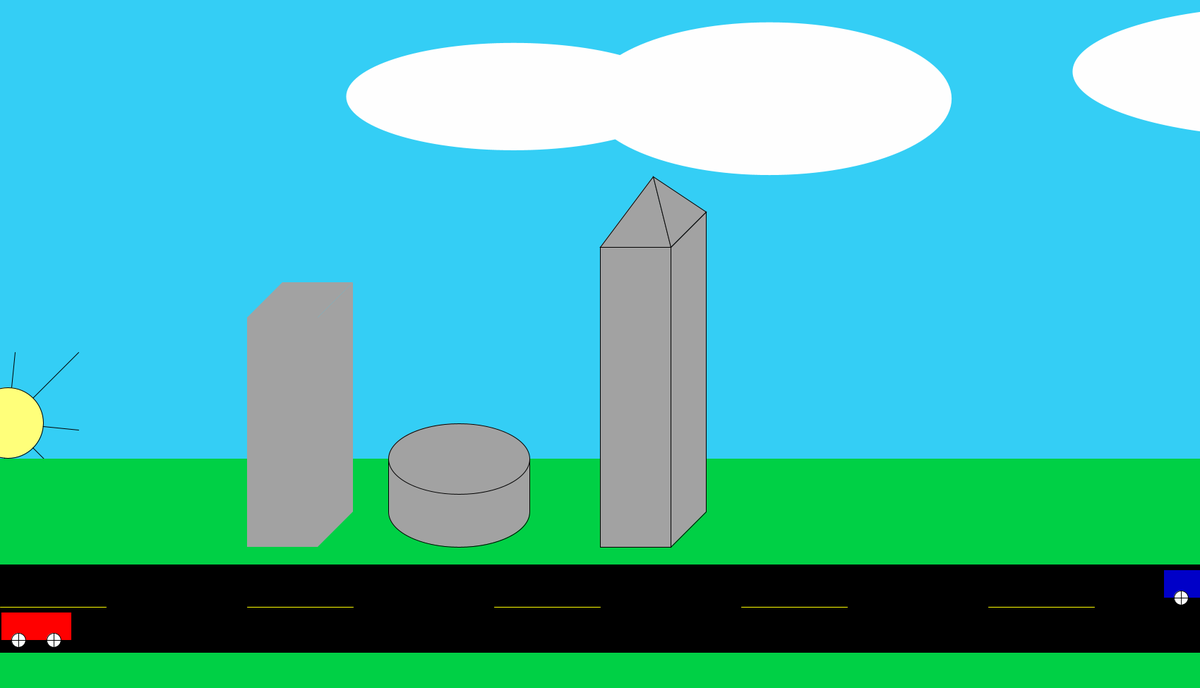
Frame 1 (no input)
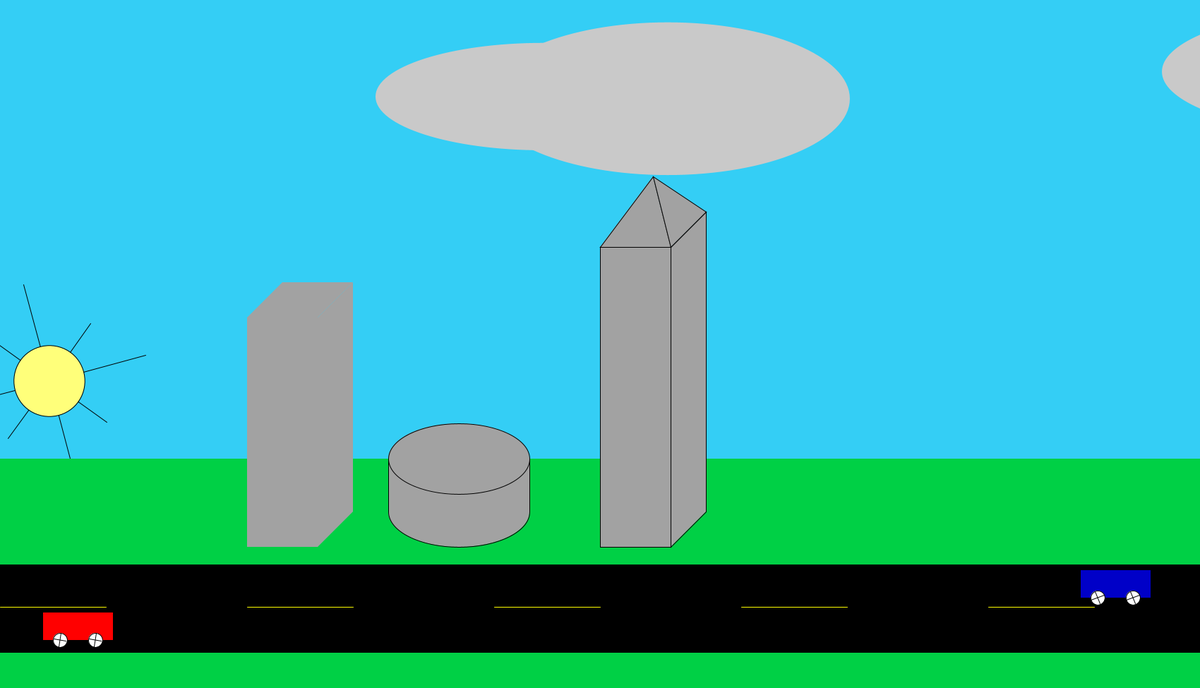
Frame 60 (the mouse pressed at the canvas centre just before this capture)
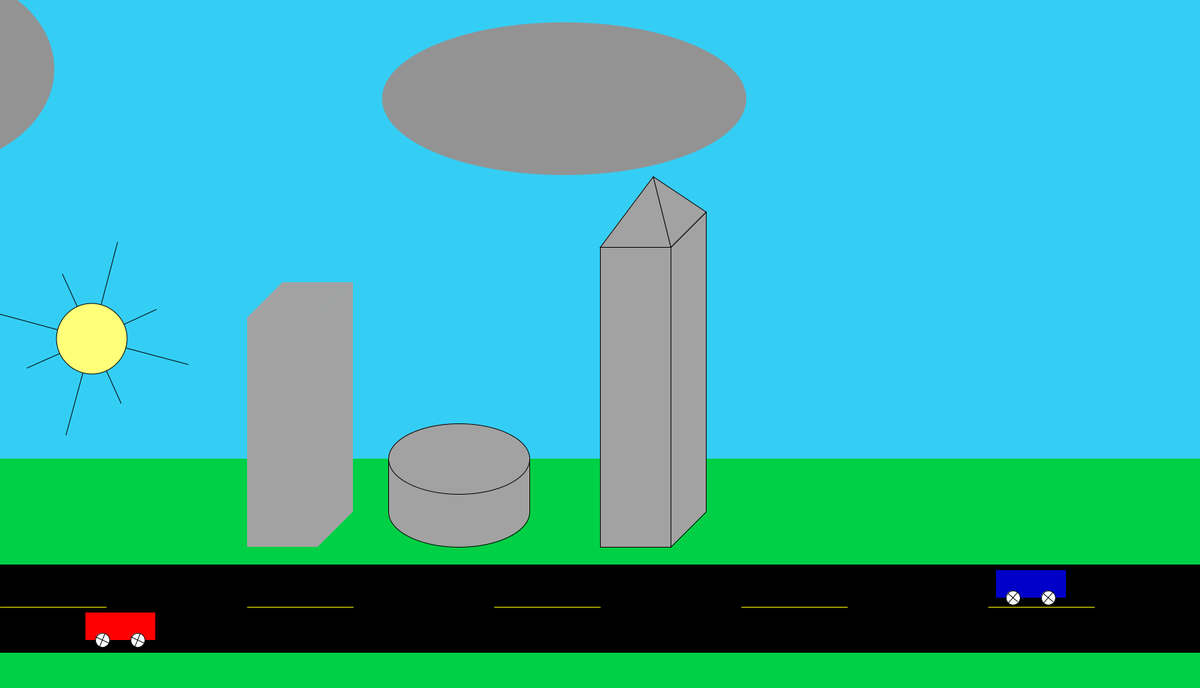
Frame 120 (the mouse held since frame 60 and released just before this capture)

The Processing sketch that drew these frames (run headless with seeded random() and noise(); from frame 60 on, the mouse is pressed at the canvas centre):

// Processing sketch: group_2_assignment4
// ── group_2_assignment4.pde
Car myCar;
Car myCar2;

Sun mySun;

Cloud cloud1;
Cloud cloud2;
Cloud cloud3;


void setup () {
  myCar = new Car(255, 0, 867, 1);
  myCar2 = new Car(200, 1650, 807, -2);
  mySun = new Sun(10, 600);
  cloud1 = new Cloud();
  cloud2 = new Cloud();
  cloud3 = new Cloud();
  size(1700,975);
  background(52,206,245);
}

void draw () {
  background(52,206,245);

  mySun.display();
  cloud1.move();
  cloud1.display();
  cloud2.move();
  cloud2.display();
  cloud3.move();
  cloud3.display();
  fill(0,208,69);
  rect(0,650,1700,650);
  fill(162,162,162);
  quad(400,400,350,450,450,450,500,400);
  fill(162,162,162);
  line(425,425,425,275);
  rect(350,450,100,325);
  fill(162,162,162);
  quad(450,450,450,775,500,725,500,400);
  fill(0,0,0);
  rect(0,800,1700,125);
  stroke(255,255,0);
  line(0, 860, 150, 860);
  line(350, 860, 500, 860);
  line(700, 860, 850, 860);
  line(1050, 860, 1200, 860);
  line(1400, 860, 1550, 860);
  stroke(0,0,0);
  fill(162,162,162);
  ellipse(650, 725, 200, 100);
  noStroke();
  rect(550,650,200,75);
  stroke(0,0,0);
  ellipse(650, 650, 200, 100);
  line(550, 650, 550, 725);
  line(750, 650, 750, 725);
  fill(162,162,162);
  quad(900,300,850,350,950,350,1000,300);
  fill(162,162,162);
  rect(850,350,100,425);
  fill(162,162,162);
  quad(950,350,950,775,1000,725,1000,300);
  triangle(925,250,950,350,850,350);
  triangle(925,250,1000,300,950,350);
  myCar.drive();
  myCar.display();
  myCar2.drive();
  myCar2.display();
}
// ── Car.pde
//This was inspired from "Objects" by Daniel Shiffman on Processing.org
//Source:https://processing.org/tutorials/objects/
class Car {
  color c;
  float xPos;
  float yPos;
  float xSpeed;
  float R;

  Car (int col, float xpos, float ypos, float xspeed) {
    c = col;
    xPos = xpos;
    yPos = ypos;
    xSpeed = xspeed;
  }
  void display() {
    if  (c == 255) {
      fill(c,0,0);
      stroke(0);
      rect(xPos,yPos,100,40);
      fill(255);
      ellipseMode(CENTER);
      ellipse(xPos+25,yPos+40,20,20);
      ellipse(xPos+75,yPos+40,20,20);
      stroke(0);
        translate(xPos+25,yPos+40);
        rotate(R);
        line(0,9,0,-9);
        line(-10,0,10,0);
      resetMatrix();
        translate(xPos+75,yPos+40);
        rotate(R);
        line(0,9,0,-9);    
        line(-10,0,10,0);
      resetMatrix();
      R = R + 0.03;
    }
    else if (c == 200) {
      fill(0,0,c);
      stroke(0);
      rect(xPos,yPos,100,40);
      fill(255);
      ellipseMode(CENTER);
      ellipse(xPos+25,yPos+40,20,20);
      ellipse(xPos+75,yPos+40,20,20);
        stroke(0);
        translate(xPos+25,yPos+40);
        rotate(-R);
        line(0,9,0,-9);
        line(-10,0,10,0);
      resetMatrix();
        translate(xPos+75,yPos+40);
        rotate(-R);
        line(0,9,0,-9);    
        line(-10,0,10,0);
      resetMatrix();
      R = R + 0.06;
    }
  }
  void drive() {
    xPos = xPos + xSpeed;
    if (xPos > width) {
      xPos = 0;
    }
    else if (xPos == 0) {
      xPos = 1650;
    }
  }
}
// ── Cloud.pde
// Objective: make a cloud that moves from side to side
// add rain functionality and have clouds spawn with differnt
// shapes. A rectangle is the base shape of a cloud.


class Cloud {
  // initialize variables
  float cloud_width;
  float cloud_height;
  float cloudX, cloudY;
  float direction;
  int weight_mult = 1;
  float weight = 255;
  Drop[] rain = new Drop[200];
  boolean isRaining = false;
  boolean isincreasing = false;

  // cloud weight is the color of the cloud over time
  // the ranges will be [93,255]. The color wil decrease
  // implying its about to rain. Once it reaches 93 the cloud
  // will rain and increase its color to go back to a non raining
  // state
  // constructor
  Cloud(){
    this.cloud_width = random(200, width/3);
    this.cloud_height = random(50, height/5);
    this.cloudX = random(width);
    this.cloudY = random(height/4);
    this.direction = random(-3,3);
    // direction can't be == 0;
    if (this.direction == 0){
      while(this.direction == 0){
        this.direction = random(-3,3);
      }
    }
  }



  void move(){
   // need to have the cloud come back into the screen
   // the clouds settings get re initialized to make it seem like new clouds are being
   // created but its the same object.
   this.cloudX += direction;
   // if direction is negative
   if (this.direction < 0){
    if(this.cloudX + this.cloud_width < -80){
      this.cloud_width = random(150, width/3);
      this.cloud_height = random(50, height/5);
      this.cloudX = random(width);
      this.cloudY = random(height/4);
      this.cloudX = width + 100;
      this.direction = random(.75,3) * -1;
    }
   }
   if (this.direction > 0){
    if((this.cloudX + this.cloud_width) > (width + this.cloud_width + 80)){
      this.cloud_width = random(150, width/3);
      this.cloud_height = random(50, height/5);
      this.cloudX = random(width);
      this.cloudY = random(height/4);
      this.cloudX = (this.cloud_width + 80) * -1;
      this.direction = random(.75,3);
    }
  }
}

  void display(){
    if (isRaining){
      raining();
    }
    updateWeight();
    noStroke();
    fill(weight);
    ellipse(cloudX + (cloud_width/2), cloudY + (cloud_height/2), cloud_width + 200, cloud_height + 100);
    rect(cloudX, cloudY, cloud_width, cloud_height);



  }

void createRain(){
  // populate the rain with drop objects
  for (int i = 0; i < rain.length; i++){
      rain[i] = new Drop(this);
  }
}


void raining(){
  // make it rain!!!! B)
  for (int i = 0; i < rain.length; i++){
    rain[i].fall();
    rain[i].show();

  }
}

  void updateWeight(){
    // 255 is max and 93 is min, osscilate between the two
    // 255 = white 93 = gray
    // going to white
    if (isincreasing == true){
      weight += .6;
      if (weight >= 255){
        isincreasing = false;
      }
      if (weight >= 200){
        isRaining = false;
      }
    }
    // going to gray
    if (isincreasing == false){
      weight -= .9;
      if (weight <=93){
        isincreasing = true;
      }
      if (weight <= 120){
        createRain();
        isRaining = true;
      }

    }
  }


}
// ── Drop.pde
// This drop class was inspired by Daniel Shiffmans tutorial on purple rain
// link to video https://www.youtube.com/watch?v=KkyIDI6rQJI

// issues:
// rain is generated out of screen resulting in rain falling after the cloud
class Drop {
  // takes in a cloud to get information
  Cloud cloud;
  float x,y,len,depth,yspeed;

  Drop(Cloud cloud){
    // get values from the cloud class it is being called from
    this.cloud = cloud;
    this.depth = random(0,10);
    this.x = random(cloud.cloudX, cloud.cloudX + cloud.cloud_width);
    this.y = random(-500,cloud.cloudY + (cloud.cloud_height/2));
    yspeed = 2;
    this.len = random(10,20);

  }

  void fall(){
    y += yspeed;
    x += cloud.direction;
    yspeed += .3;
    stroke(138,43,226);
    if (y < cloud.cloudY + (cloud.cloud_height/2)){
      noStroke();

    }

    // bring back to the top of the screen
    if (y > height){
      // re-initialize the object attributes once its out of the screen.
      this.x = random(cloud.cloudX, cloud.cloudX + cloud.cloud_width);
      this.y = random(cloud.cloudY,cloud.cloudY + (cloud.cloud_height/2));
      yspeed = 5;
      noStroke();

    }

  }

  void show(){
    line(x,y,x,y + len);
  }

}
// ── Sun.pde
class Sun {
  float x;
  float y;
  int loopc=0;
  
  Sun (float xp, float yp) {
    x = xp;
    y = yp;
  }
  void display() {
    x=x+1;
    y=y-1;
    int ro=(loopc+=10)/20;
    pushMatrix();
    translate(x,y);
    rotate(radians(ro));
    line(0, 0, -10, 100);
    line(0, 0, -100, 100);
    line(0, 0, 100, 10);
    line(0, 0, 100, -100);
    line(0, 0, -100, -10);
    line(0, 0, -100, -100);
    line(0, 0, 10, -100);
    line(0, 0, 100, 100);
    fill(255,260,122);
    ellipse(0, 0, 100, 100);
    popMatrix();
    
    if (y == 0) {
      y = 600;
      x = 10;
    }
  }
}
